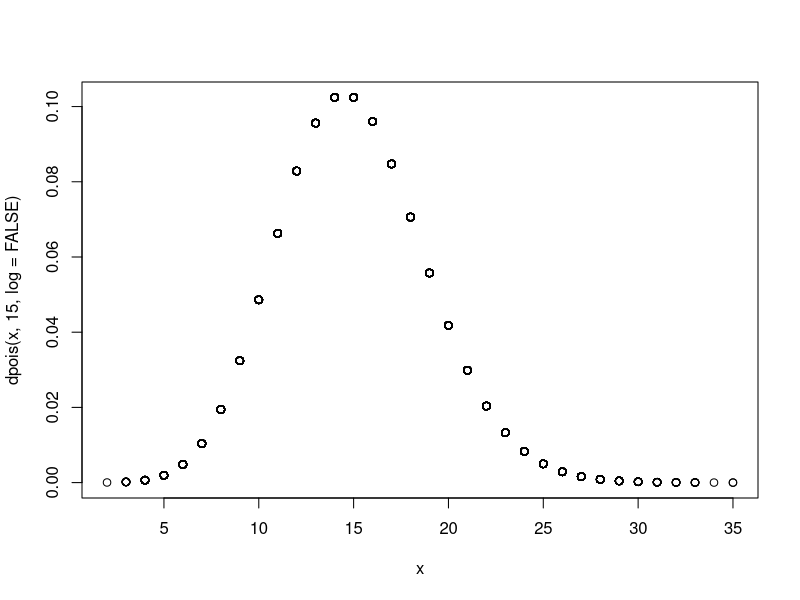
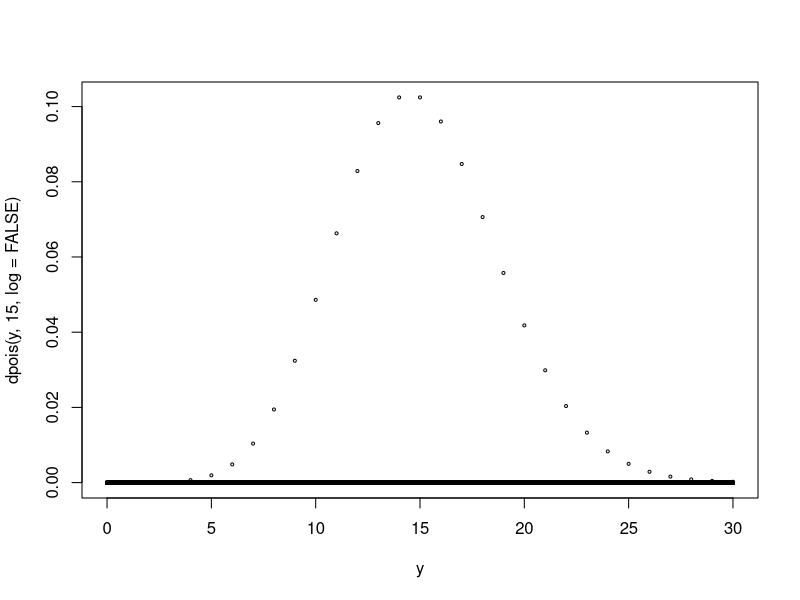
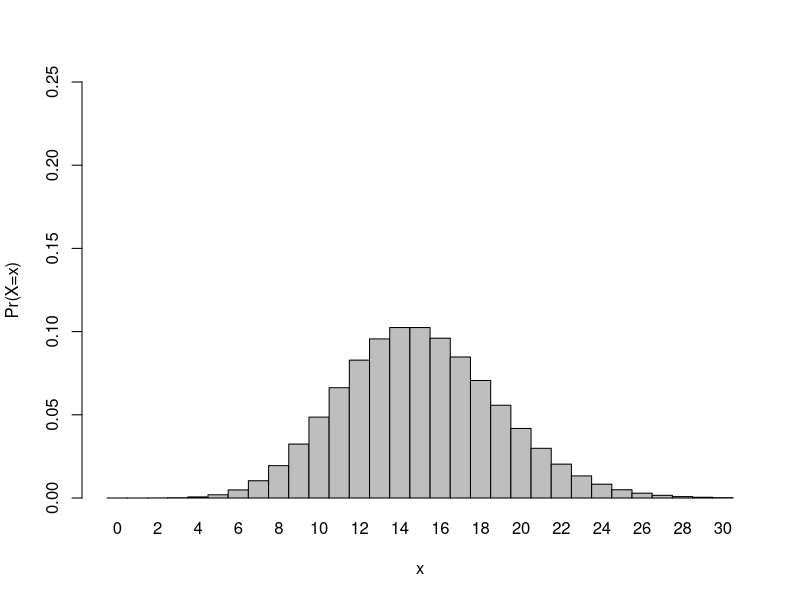
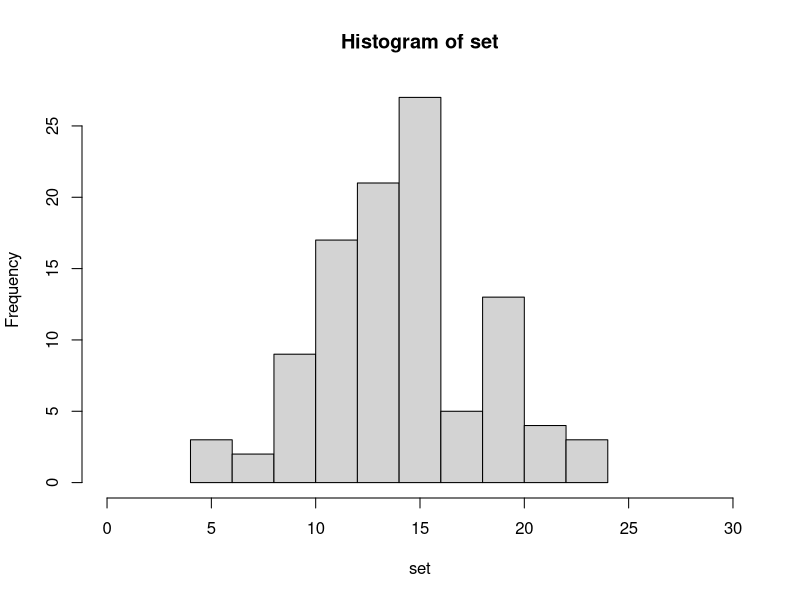

These figures' R source, in order:
## ---- chunk 1
set.seed(1)
x <- rpois(100000, 15)
plot(x, dpois(x, 15, log=FALSE))
## ---- chunk 2
1-ppois(q=8, lambda=15)
## ---- chunk 3
ppois(0, 15, lower.tail=TRUE, log.p=FALSE)
## ---- chunk 4
dpois(x=0,lambda=15)
## ---- chunk 5
p3 <- 15^3*exp(-15)/factorial(3)
p3
## ---- chunk 6
dpois(x=3,lambda=15) #output is the same as the above formula
## ---- chunk 7
y<- seq(0, 30, 0.0001)
plot(y, dpois(y, 15, log=FALSE), cex=0.4)
## ---- chunk 8
barplot(dpois(x=0:30,lambda=15),ylim=c(0,0.25), space=0,names.arg=0:30, ylab="Pr(X=x)", xlab="x")
## ---- chunk 9
set <- NULL
n<-1
for (i in 1:104){
set[i] <- mean(sample(x, n, replace=TRUE))
}
quantile(set)
quantile(set, c(0.025, 0.975))
## ---- chunk 10
hist(set, xlim=c(0,30))
